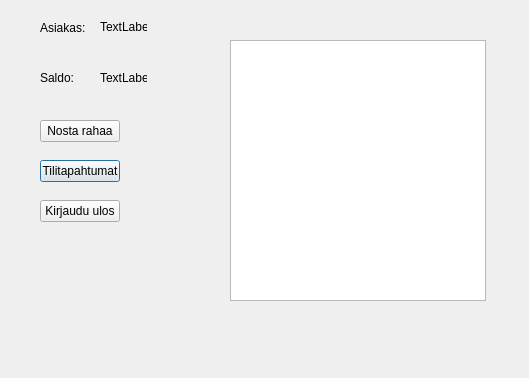
<?xml version="1.0" encoding="UTF-8"?>
<ui version="4.0">
 <class>BankMain</class>
 <widget class="QDialog" name="BankMain">
  <property name="geometry">
   <rect>
    <x>0</x>
    <y>0</y>
    <width>529</width>
    <height>378</height>
   </rect>
  </property>
  <property name="windowTitle">
   <string>BankMain</string>
  </property>
  <widget class="QListView" name="listViewActions">
   <property name="geometry">
    <rect>
     <x>230</x>
     <y>40</y>
     <width>256</width>
     <height>261</height>
    </rect>
   </property>
  </widget>
  <widget class="QPushButton" name="buttonActions">
   <property name="geometry">
    <rect>
     <x>40</x>
     <y>160</y>
     <width>80</width>
     <height>22</height>
    </rect>
   </property>
   <property name="text">
    <string>Tilitapahtumat</string>
   </property>
  </widget>
  <widget class="QLabel" name="labelName">
   <property name="geometry">
    <rect>
     <x>100</x>
     <y>20</y>
     <width>47</width>
     <height>14</height>
    </rect>
   </property>
   <property name="text">
    <string>TextLabel</string>
   </property>
  </widget>
  <widget class="QLabel" name="labelBalance">
   <property name="geometry">
    <rect>
     <x>40</x>
     <y>70</y>
     <width>41</width>
     <height>16</height>
    </rect>
   </property>
   <property name="text">
    <string>Saldo:</string>
   </property>
  </widget>
  <widget class="QLabel" name="labelCustomer">
   <property name="geometry">
    <rect>
     <x>40</x>
     <y>20</y>
     <width>51</width>
     <height>16</height>
    </rect>
   </property>
   <property name="text">
    <string>Asiakas:</string>
   </property>
  </widget>
  <widget class="QPushButton" name="buttonLogOut">
   <property name="geometry">
    <rect>
     <x>40</x>
     <y>200</y>
     <width>80</width>
     <height>22</height>
    </rect>
   </property>
   <property name="text">
    <string>Kirjaudu ulos</string>
   </property>
  </widget>
  <widget class="QLabel" name="labelSum">
   <property name="geometry">
    <rect>
     <x>100</x>
     <y>70</y>
     <width>47</width>
     <height>16</height>
    </rect>
   </property>
   <property name="text">
    <string>TextLabel</string>
   </property>
  </widget>
  <widget class="QPushButton" name="buttonDrawMoney">
   <property name="geometry">
    <rect>
     <x>40</x>
     <y>120</y>
     <width>80</width>
     <height>22</height>
    </rect>
   </property>
   <property name="text">
    <string>Nosta rahaa</string>
   </property>
  </widget>
 </widget>
 <resources/>
 <connections/>
</ui>
